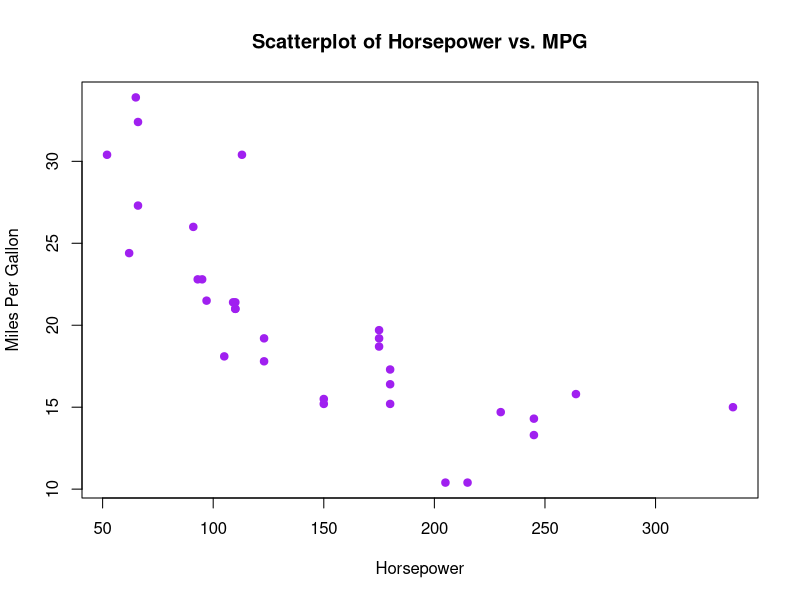

Reproduce this figure in R.
# Creating a scatterplot for hp and mpg
plot(mtcars$hp, mtcars$mpg,
     main = "Scatterplot of Horsepower vs. MPG",
     xlab = "Horsepower",
     ylab = "Miles Per Gallon",
     pch = 19,                    # Point character
     col = "purple")
